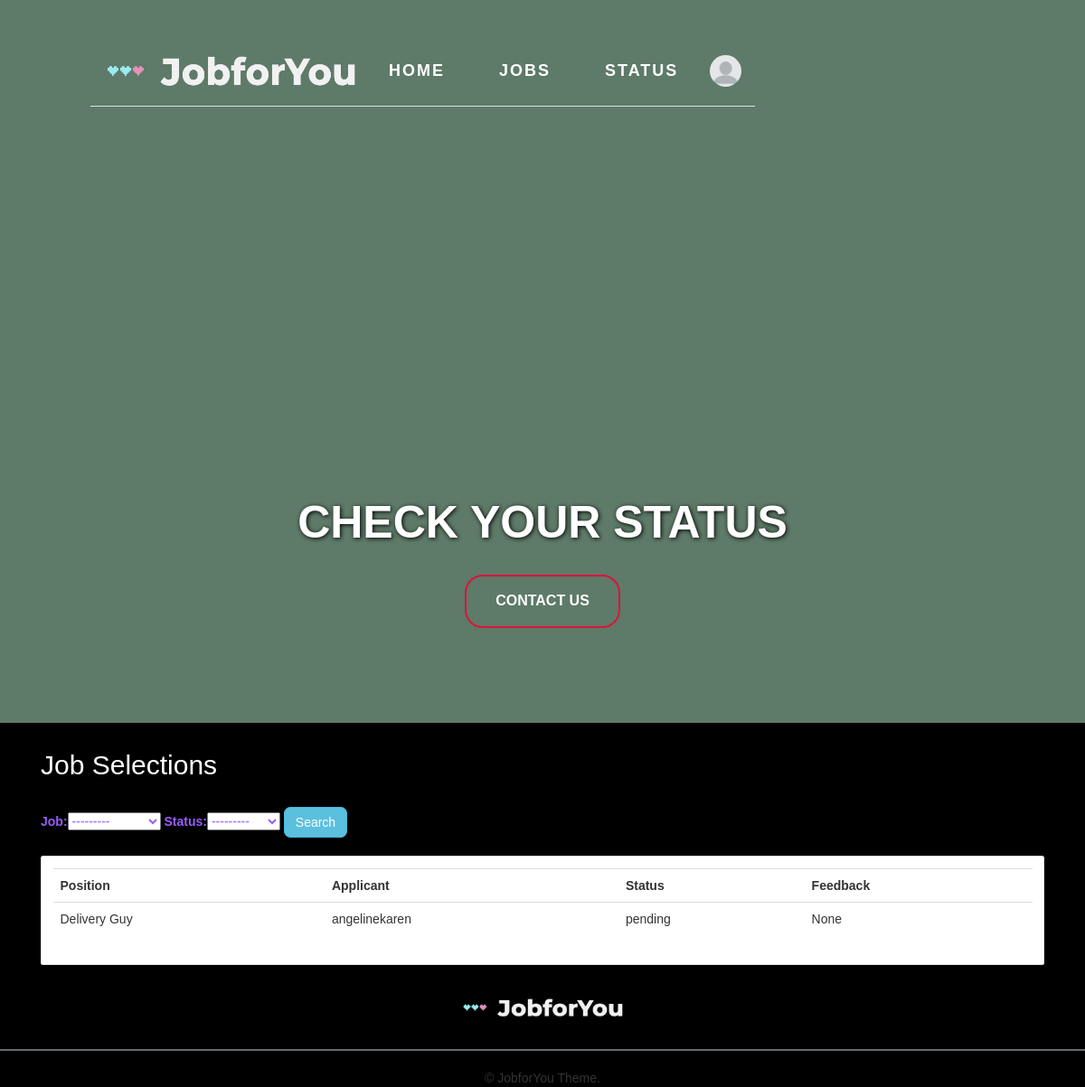
Page /status/ (signed in) on the earlier database version.
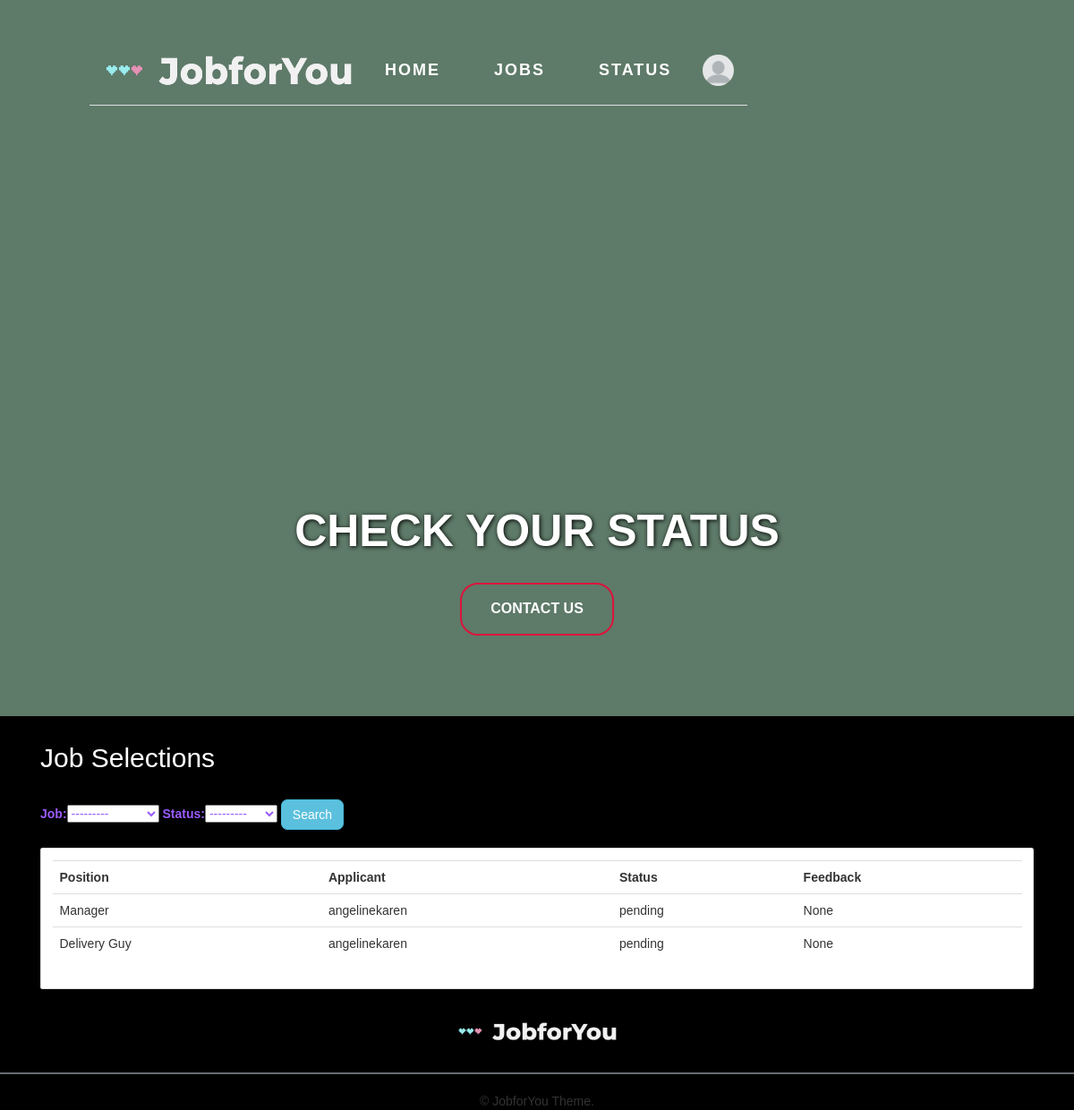
Same page on the later database version.
### jobs/models.py (models this page shows, shortened)
class ApplicantsJobMap(models.Model):
    applicant = models.ForeignKey(Applicant, on_delete=models.CASCADE)
    job = models.ForeignKey('jobs.Job', on_delete=models.CASCADE, related_name='applicants', null=True)
    status = models.CharField(
        max_length=20, choices=STATUS_CHOICES, default=STATUS_PENDING
    )
    feedback = models.TextField(blank=True, null=True)
    objects = models.Manager()
    def get_applicant(self):
        return self.applicant
    def get_job(self):
        return self.job
    def get_status(self):
        return self.status
    def get_feedback(self):
        return self.feedback

class Job(models.Model):
    company = models.CharField(max_length=255, blank=False)
    position_name = models.CharField(max_length=100)
    text_description = models.TextField()
    min_age = models.IntegerField()
    max_age = models.IntegerField()
    gender = models.CharField(max_length=20, default=GENDER_ALL, choices=GENDER_CHOICES)
    salary = models.IntegerField()
    creator = models.ForeignKey(CustomUser, on_delete=models.CASCADE, null=True, blank=True)
    objects = models.Manager()
    def __str__(self):
        return self.position_name

### account/models.py (models this page shows, shortened)
class Applicant(models.Model):
    applicant = models.OneToOneField(CustomUser, on_delete=models.CASCADE, primary_key=True)
    GENDER_MALE = 'Male'
    GENDER_FEMALE = 'Female'
    GENDER_CHOICES = [(GENDER_MALE, 'Male'), (GENDER_FEMALE, 'Female')]
    gender = models.CharField(max_length=20, default=GENDER_MALE, choices=GENDER_CHOICES)
    age = models.CharField(max_length=10, null=True)
    mobile_phone = models.CharField(max_length=20, null=True)
    city = models.CharField(max_length=30, null=True)
    WILL_RELOCATE = "I'm willing"
    WONT_RELOCATE = "I'm not willing"
    RELOCATE_CHOICES = (
        (WILL_RELOCATE, "I'm willing"),
        (WONT_RELOCATE, "I'm not willing"),
    )
    will_relocate = models.CharField(max_length=20, default=WILL_RELOCATE, choices=RELOCATE_CHOICES)
    profile_pic = models.ImageField(default="profile_pic.png", null=True, blank=True)
    objects = models.Manager()
    def __str__(self):
        return str(self.applicant)
    def get_profile_pic(self):
        return self.profile_pic

class CustomUser(AbstractUser):
    is_company = models.BooleanField(default=False)
    is_applicant = models.BooleanField(default=False)
    name = models.CharField(max_length=30, blank=True, null=True)
    email = models.EmailField(
        verbose_name="email",
        max_length=60,
        unique=True,
    )
    def get_username(self):
        return self.username
    def get_applicant(self):
        return self.is_applicant

### jobs/views.py (the view)
# urls.py: path('status/', status, name="status"),
def status(request):
    status_applicant = ApplicantsJobMap.objects.filter(applicant=request.user.applicant)
    myFilter = StatusFilter(request.GET, queryset=status_applicant)
    status_applicant = myFilter.qs
    context = {
        'status': status_applicant,
        'myFilter': myFilter,
    }
    return render(request, "jobs/status_applicant.html", context)

### jobs/templates/jobs/status_applicant.html (shortened to what this page needs)
{% extends "base.html" %}
{% load static %}
{% block content %}
<div class="landing">
    <div class="job-wrap">
        <div class="job-inner">
        </div>
    </div>
    <div class="job text-center mt-5">
        <h2>CHECK YOUR STATUS</h2>
        <a class='button button2' href="{% url 'contact' %}" role="button">CONTACT US</a>
        </div>
    </div>
</div>
<div class="col-md-12">
    <h2 class="text-white mx-5 mt-5 mb-5">Job Selections</h2>
    <form method="get" class="text">
        {{myFilter.form}}
        <button class="btn btn-info" type="submit">Search</button>
    </form>
    <div class="mx-5 card card-body">
        <table class="table table-sm">
            <tr>
                <th>Position</th>
                <th>Applicant</th>
                <th>Status</th>
                <th>Feedback</th>
            </tr>
            {% for job in status %}
            <tr>
                <td>{{ job.get_job }}</td>
                <td>{{ job.get_applicant }}</td>
                <td>{{ job.get_status }}</td>
                <td>{{ job.get_feedback }}</td>
            </tr>
            {% endfor %}
        </table>
    </div>
</div>
{% endblock content %}

### templates/snippets/header.html (shortened to what this page needs)
{% load static %}
<header>
    <div class="d-flex p-3 px-md-4 border-bottom mb-3 shadow-sm">
        {% if request.user.is_authenticated %}
            {% if request.user.get_applicant == True %}
            <div class="d-none d-md-flex flex-row my-auto flex-grow-1 align-items-center">
                <img class="mx-auto mt-1" src="{% static 'images/logo.png' %}" alt="JobforYoulogo" width="280" height="50">
                <div class="p-2 text-white">
                    <div class="d-flex flex-row">
                        <nav>
                            <ul>
                                <li><a class="mt-3 mx-5 text-white" href="{% url 'home' %}">HOME</a></li>
                                <li><a class="mt-3 mx-5 text-white" href="{% url 'jobs_view' %}">JOBS</a></li>
                                <li><a class="mt-3 mx-5 text-white" href="{% url 'status' %}">STATUS</a></li>
                            </ul>
                        </nav>
                    </div>
                </div>
                <div class="d-flex flex-row-reverse flex-grow-1">
                    <nav>
                        <div class="dropdown dropleft">
                            <div class="d-flex flex-row">
                                <div class="btn-group dropleft">
                                    <img class="account-image rounded-circle m-auto d-block dropdown-toggle" id="id_profile_links" data-toggle="dropdown" aria-haspopup="true" aria-expanded="false" src="{{request.user.applicant.get_profile_pic.url}}" alt="default account logo" width="35" height="35">
                                </div>
                            </div>
                        </div>
                    </nav>
                </div>
            </div>
        </div>
        {% endif %}
{% endif %}
</header>

Differences in the rows shown:
now on this page (row edited): CustomUser: user.applicant.get_profile_pic (picture)
added ApplicantsJobMap: get_job "Manager", get_applicant "angelinekaren", get_status "pending", get_feedback "None"
